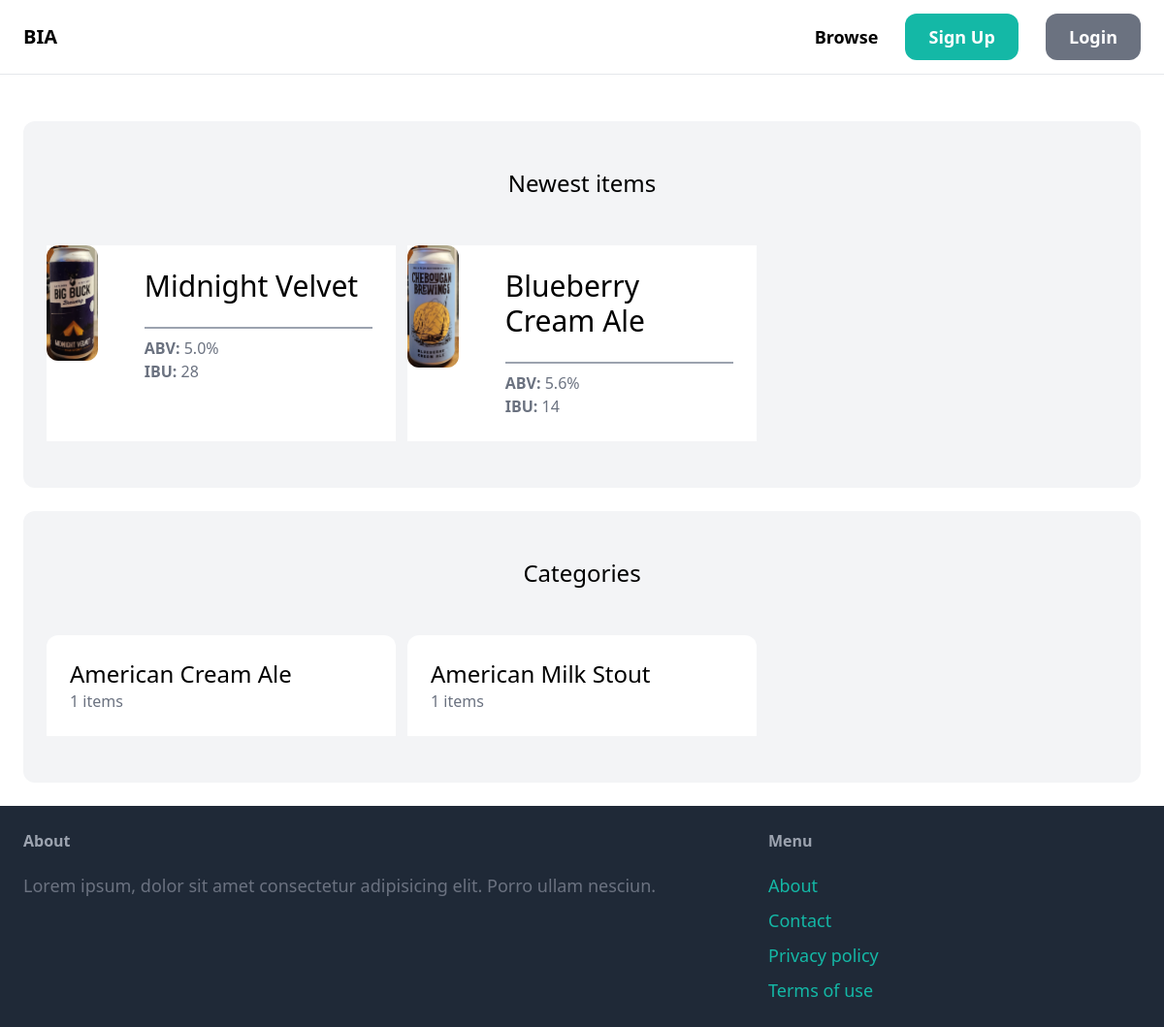
The app's page /, older data.
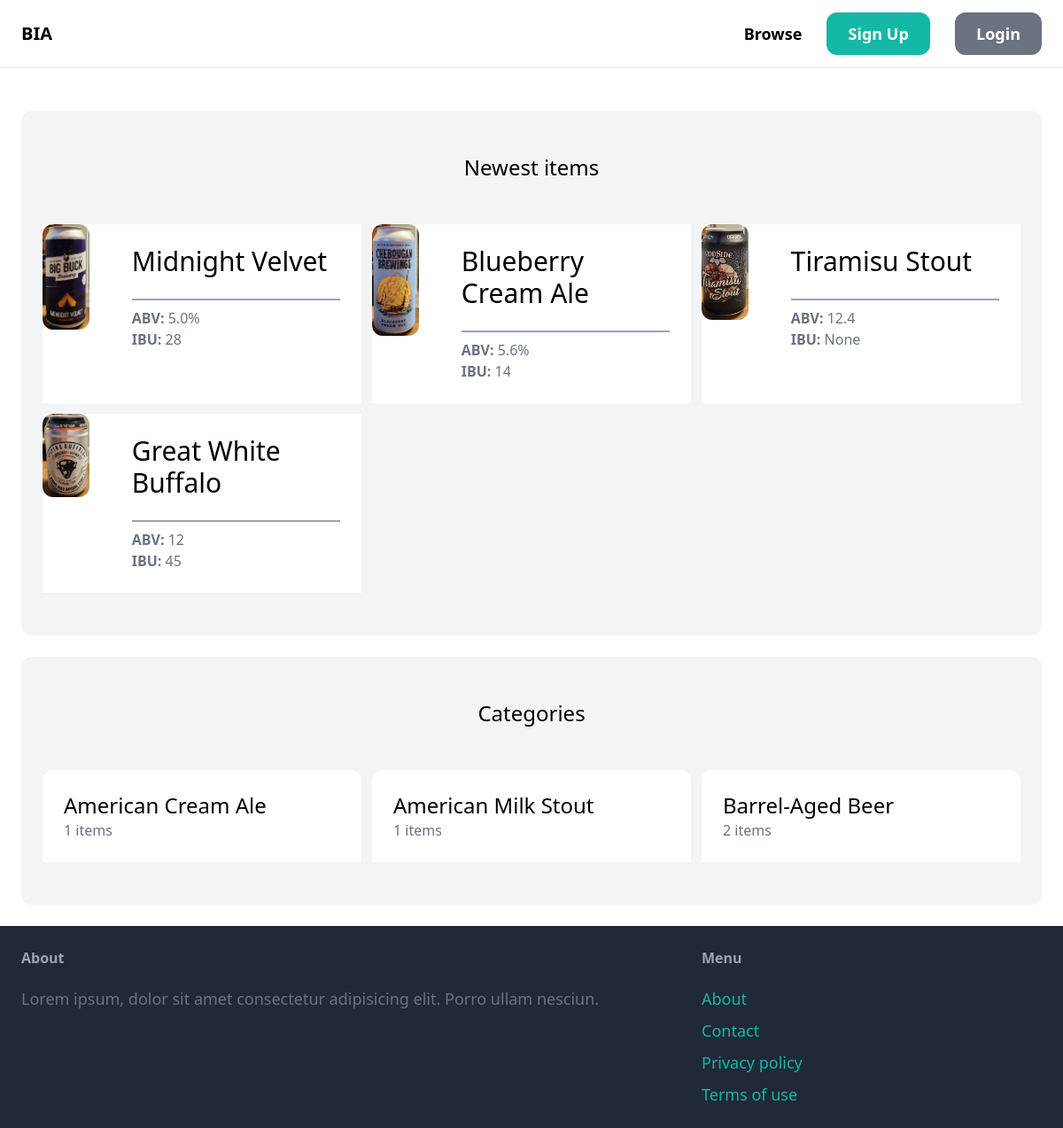
The same page, newer data.
### item/models.py (models this page shows, shortened)
class Item(models.Model):
    category = models.ForeignKey(
        Category, related_name='items', on_delete=models.CASCADE)
    name = models.CharField(max_length=255)
    brewery = models.CharField(max_length=255, blank=True, null=True)
    city = models.CharField(max_length=255, blank=True, null=True)
    state = models.CharField(max_length=255, blank=True, null=True)
    description = models.TextField(blank=True, null=True)
    abv = models.CharField(max_length=10, blank=True, null=True)
    ibu = models.CharField(max_length=10, blank=True, null=True)
    image = models.ImageField(upload_to='item_images', blank=True, null=True)
    quantity = models.IntegerField(default=0)
    created_by = models.ForeignKey(
        User, related_name='items', on_delete=models.CASCADE)
    created_at = models.DateTimeField(auto_now_add=True)
    updated_at = models.DateTimeField(auto_now_add=True)

class Category(models.Model):
    name = models.CharField(max_length=255)
    class Meta:
        ordering = ('name',)
        verbose_name_plural = 'Categories'

### core/views.py (the view)
# urls.py: path('', views.index, name='index'),
def index(request):
    items = Item.objects.all()[0:6]
    categories = Category.objects.all()
    return render(request, 'core/index.html', {
        'categories': categories,
        'items': items
    })

### core/templates/core/index.html (shortened to what this page needs)
{% extends 'core/base.html' %}
{% block content %}
    <div class="mt-6 px-6 py-12 bg-gray-100 rounded-xl">
        <h2 class="mb-12 text-2xl text-center">Newest items</h2>
        <div class="grid grid-cols-3 gap-3 ">
            {% for item in items %}
            <a href="{% url 'item:detail' item.id %}">
                <div class="grid grid-cols-5 gap-6 bg-white h-full">
                  <div class="col-span-1  rounded-xl  ">
                      <img src="{{ item.image.url }}" alt="" srcset="" class="rounded-xl block my-auto">
                  </div>
                  <div class="col-span-4 p-6  rounded-xl">
                      <h1 class="mb-6 text-3xl">{{ item.name }}</h1>
                      <hr class="my-2 h-0.5 border-t-0 bg-gray-400 opacity-100 dark:opacity-50" />
                      <p class="text-gray-500"><strong>ABV: </strong>{{ item.abv}}</p>
                      <p class="text-gray-500"><strong>IBU: </strong>{{ item.ibu}}</p>
                  </div>
               </div>
            </a>
            {% endfor %}
        </div>
    </div>
     <div class="mt-6 px-6 py-12 bg-gray-100 rounded-xl">
        <h2 class="mb-12 text-2xl text-center">Categories</h2>
        <div class="grid grid-cols-3 gap-3">
            {% for category in categories %}
              {% if category.items.count > 0 %}
                <div>
                    <a href="#">
                        <div class="p-6 bg-white rounded-t-xl">
                            <h2 class="text-2xl">{{ category.name }}</h2>
                            <p class="text-gray-500">{{ category.items.count }} items</p>
                        </div>
                    </a>
                </div>
               {% endif %}
            {% endfor %}
        </div>
    </div>
{% endblock %}

Row changes from the older to the newer data that the page shows:
added Item: image (picture), name "Tiramisu Stout", abv "12.4", ibu "None"
added Item: image (picture), name "Great White Buffalo", abv "12", ibu "45"
now on this page (row unchanged): Category: name "Barrel-Aged Beer", items.count "2"
